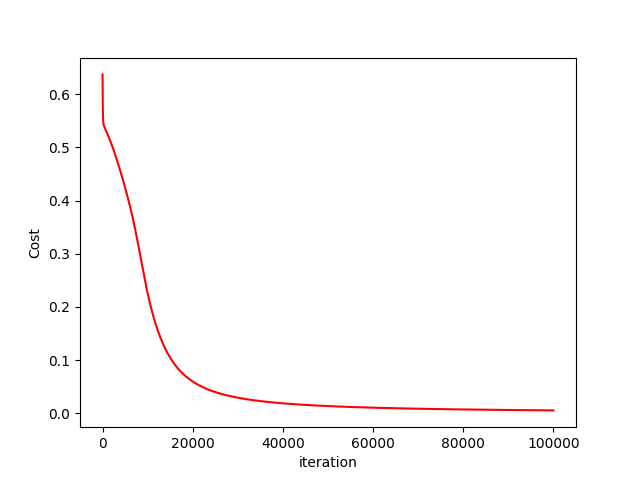

Recreate this plot in Python.
import numpy
from matplotlib import pyplot as plt 

def update(param, gradients, alpha): 
	param["w1"] = param["w1"] - alpha * gradients["dW1"] 
	param["w2"] = param["w2"] - alpha * gradients["dW2"] 
	param["b1"] = param["b1"] - alpha * gradients["db1"] 
	param["b2"] = param["b2"] - alpha * gradients["db2"] 
	return param

def backProp(X_train, Y, cache): 
	m = X_train.shape[1] 
	(Z1, A1, w1, b1, Z2, A2, w2, b2) = cache 
	
	dZ2 = A2 - Y 
	dW2 = numpy.dot(dZ2, A1.T) / m 
	db2 = numpy.sum(dZ2, axis = 1, keepdims = True) 
	
	dA1 = numpy.dot(w2.T, dZ2) 
	dZ1 = numpy.multiply(dA1, A1 * (1- A1)) 
	dW1 = numpy.dot(dZ1, X_train.T) / m 
	db1 = numpy.sum(dZ1, axis = 1, keepdims = True) / m 
	
	gradients = {"dZ2": dZ2, "dW2": dW2, "db2": db2, 
				"dZ1": dZ1, "dW1": dW1, "db1": db1} 
	return gradients

def sigmoid(z): 
	return 1 / (1 + numpy.exp(-z)) 

def forwProp(X_train, Y, param): 
	m = X_train.shape[1] 
	w1 = param["w1"] 
	w2 = param["w2"] 
	b1 = param["b1"] 
	b2 = param["b2"] 

	Z1 = numpy.dot(w1, X_train) + b1 
	A1 = sigmoid(Z1) 
	Z2 = numpy.dot(w2, A1) + b2 
	A2 = sigmoid(Z2) 

	cache = (Z1, A1, w1, b1, Z2, A2, w2, b2) 
	logprobs = numpy.multiply(numpy.log(A2), Y) + numpy.multiply(numpy.log(1 - A2), (1 - Y)) 
	cost = -numpy.sum(logprobs) / m 
	return cost, cache, A2

def annNOR(epoch, X_train, Y, param, losses, alpha):
    for i in range(epoch): 
	    losses[i, 0], cache, A2 = forwProp(X_train, Y, param) 
	    gradients = backProp(X_train, Y, cache) 
	    param = update(param, gradients, alpha) 

def initial(inputs, neuron, output): 
	w1 = numpy.random.randn(neuron, inputs) 
	w2 = numpy.random.randn(output, neuron) 
	b1 = numpy.zeros((neuron, 1)) 
	b2 = numpy.zeros((output, 1)) 
	
	param = {"w1" : w1, "b1": b1, 
				"w2" : w2, "b2": b2} 
	return param

X_train = numpy.array([[0, 0, 1, 1], [0, 1, 0, 1]])
Y = numpy.array([[0, 0, 0, 1]])

neuron = 2
inputs = X_train.shape[0]
output = Y.shape[0]
param = initial(inputs, neuron, output) 
epoch = 100000
alpha = 0.01
losses = numpy.zeros((epoch, 1)) 

print("-----------------Training-------------------")
annNOR(epoch, X_train, Y, param, losses, alpha)
print("Parameters :\n", param)

print("\n-----------------Testing-------------------")
X_test = numpy.array([[0, 0, 1, 1], [1, 0, 1, 0]])
cost, _, A2 = forwProp(X_test, Y, param) 
prediction = (A2 > 0.5) * 1.0
# print(A2)
print("X_test :\n", X_test)
print("Y :", prediction) 

plt.figure() 
plt.plot(losses, color="red") 
plt.xlabel("iteration") 
plt.ylabel("Cost") 
plt.show() 
